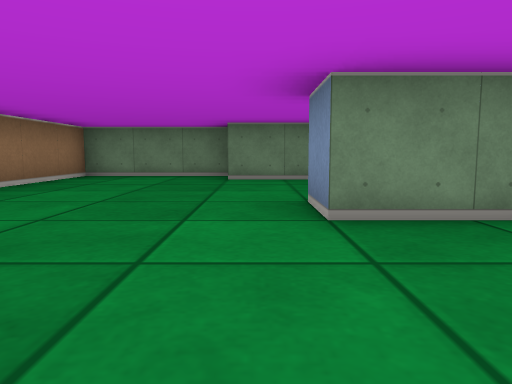
View 1 (above)

12 first-person views from a walk through a cub3D maze. The camera is about half as high as the walls, tilts 6° down and sees 70° across. The floor is counted in squares. Each view is taken from the middle of a square. On the plan, view 1 faces up. The plan holds only what a view shows up to about 9 squares ahead; the rest is blank.

View 2
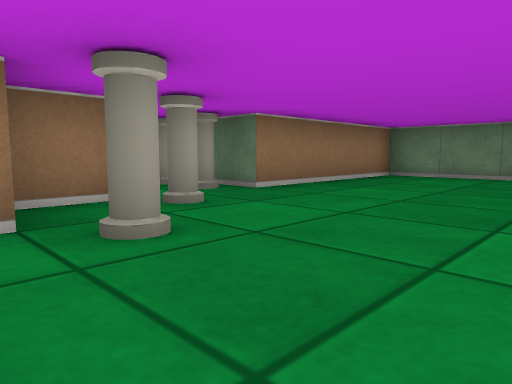

View 3
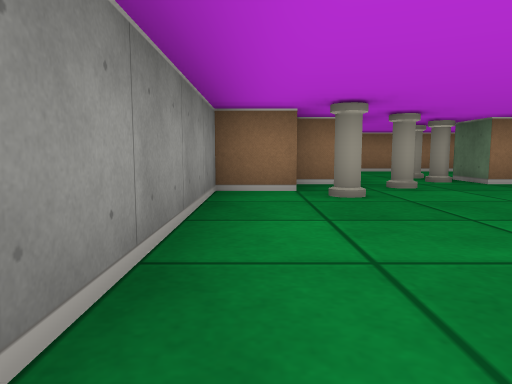

View 4
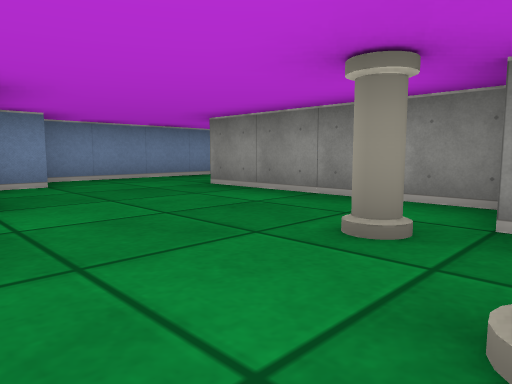

View 5
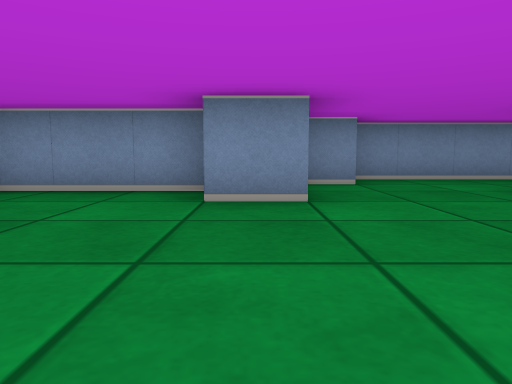

View 6
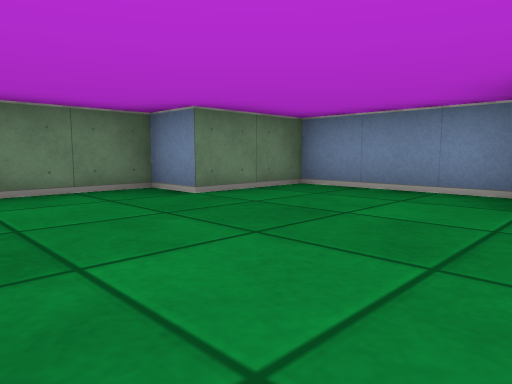

View 7
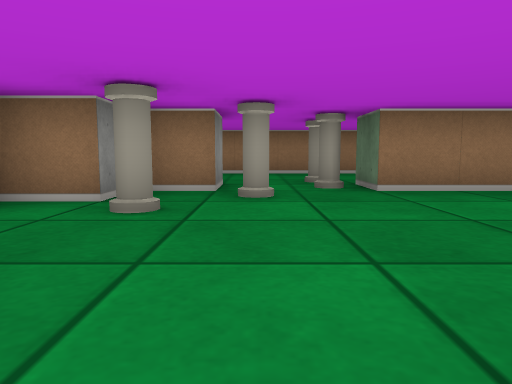

View 8
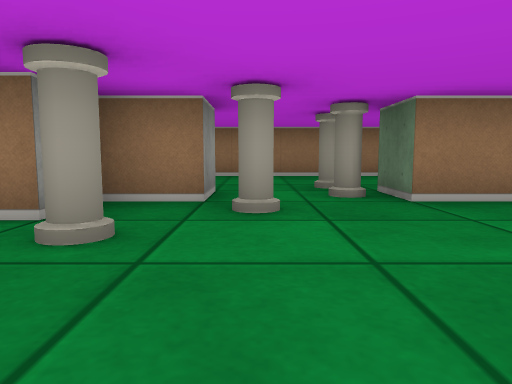

View 9
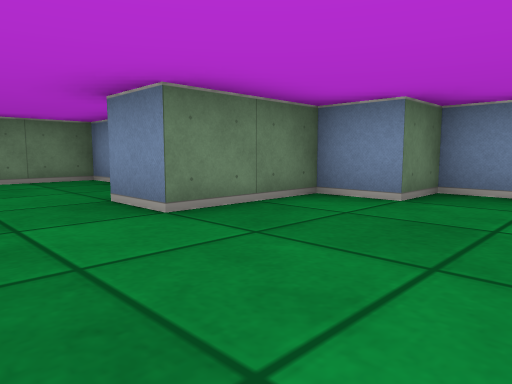

View 10
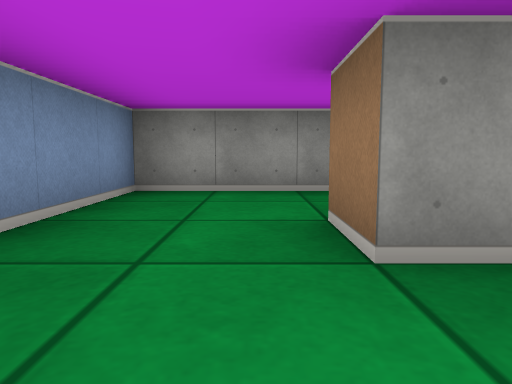

View 11
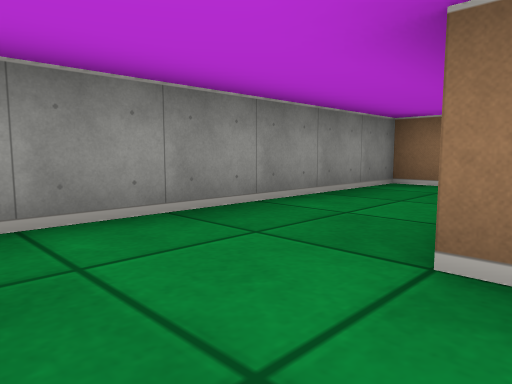

View 12
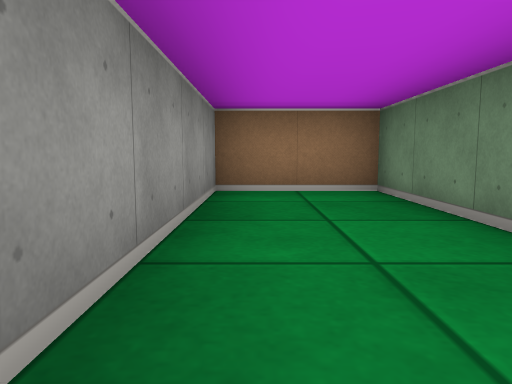

### Floor plan
Points are (right, up) in squares from view 1. A wall is a line through its corners. A room is listed if a view was taken in it or the views show most of it. See-through windows are left out.
Room 1 (views 1, 2, 3, 4, 5, 6, 7, 8, 9, 10)
walls: (1.5, 3.6) (1.5, 6.5) (-0.5, 6.5) (-0.5, 7.5) (-3.5, 7.5) (-3.5, 3.5); (-3.5, 1.5) (-3.5, 0.5); (-3, 0.5) (-2.5, 0.5) (-2.5, -0.5) (1.5, -0.5); (3.5, -0.5) (3.5, 1.5) (2.5, 1.5) (2.5, 2.5) (0.5, 2.5) (0.5, 3.5)
ways out: opening at (2.5, -1) to room 2
objects: pillar (-3, 2); pillar (-2, 1)
Room 2 (views 11, 12)
walls: (0, -1.5) (-2.5, -1.5) (-2.5, -3.5) (3.5, -3.5) (3.5, -0.5); (1.5, -0.5) (1.5, -1.5)
ways out: opening at (2.5, -1) to room 1

Positions as (right, up) in squares from view 1, and headings:
1: (0, 0), facing up
2: (0, 0), facing up-left
3: (2, 0), facing left
4: (-3, 3), facing down-right
5: (-3, 3), facing right
6: (-3, 3), facing up-right
7: (1, 2), facing left
8: (0, 2), facing left
9: (-1, 0), facing up-right
10: (2, 1), facing down
11: (3, -1), facing down-left
12: (2, -3), facing left
